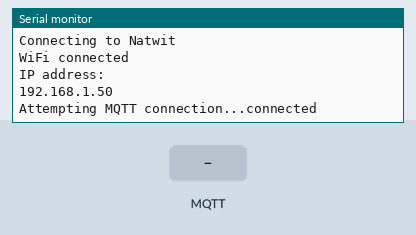
Simulated run of this sketch. Board: Arduino Mega 2560, built with avr-gcc and run on an emulated ATmega2560. Parts: the last lines printed to the serial monitor. The inputs (shaded band) are chosen by the test bench. WiFi joins after 1.5 s; servers stay silent unless stated; no MQTT or app messages arrive unless stated.

Above: at 2.7 s.
2.8 s: MQTT message "1" arrives on the first subscribed topic
At 3.4 s:
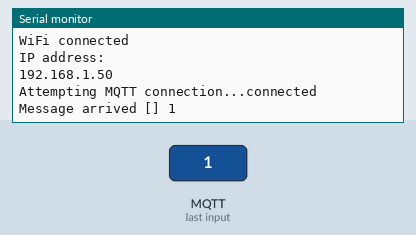
4.3 s: MQTT message "on" arrives on the first subscribed topic
At 5.5 s:
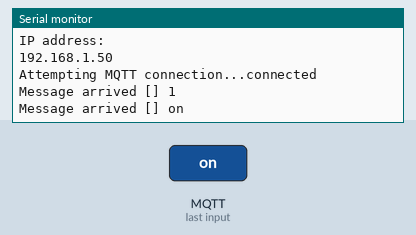
5.8 s: MQTT message "off" arrives on the first subscribed topic
At 6.9 s:
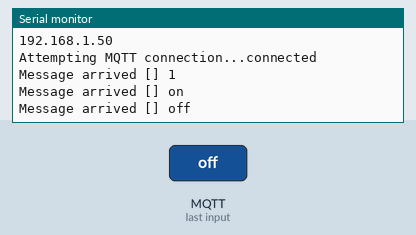

The sketch:

Server.ino
```cpp
/*
 Basic ESP8266 MQTT example

 This sketch demonstrates the capabilities of the pubsub library in combination
 with the ESP8266 board/library.

 It connects to an MQTT server then:
  - publishes "hello world" to the topic "outTopic" every two seconds
  - subscribes to the topic "inTopic", printing out any messages
    it receives. NB - it assumes the received payloads are strings not binary
  - If the first character of the topic "inTopic" is an 1, switch ON the ESP Led,
    else switch it off

 It will reconnect to the server if the connection is lost using a blocking
 reconnect function. See the 'mqtt_reconnect_nonblocking' example for how to
 achieve the same result without blocking the main loop.

 To install the ESP8266 board, (using Arduino 1.6.4+):
  - Add the following 3rd party board manager under "File -> Preferences -> Additional Boards Manager URLs":
       http://arduino.esp8266.com/stable/package_esp8266com_index.json
  - Open the "Tools -> Board -> Board Manager" and click install for the ESP8266"
  - Select your ESP8266 in "Tools -> Board"

*/


#include "WiFiEsp.h"
#include <PubSubClient.h>

// Emulate Serial1 on pins 6/7 if not present
#ifndef HAVE_HWSERIAL1
#include "SoftwareSerial.h"
SoftwareSerial Serial1(10, 11); // RX, TX
#endif
int i = 0;
// Update these with values suitable for your network.
       // your network password
int status = WL_IDLE_STATUS;     // the Wifi radio's status
char ssid[] = "Natwit";
char password[] = "jajajan2";

const char* mqtt_server = "192.168.43.204";

WiFiEspClient espClient;
PubSubClient client(espClient);
unsigned int lastclientloop;
int index= 0;
long lastMsg = 0;
char msg[50];
int value = 0;

void setup() {


  Serial.begin(9600);

  Serial1.begin(9600);
  // initialize ESP module
  WiFi.init(&Serial1);


  setup_wifi();
  client.setServer(mqtt_server, 1883);
  client.setCallback(callback);
  lastclientloop = millis();
}

void setup_wifi() {
  delay(10);
  // We start by connecting to a WiFi network
  Serial.println();
  Serial.print("Connecting to ");


  Serial.println(ssid);

  WiFi.begin(ssid, password);

  while (WiFi.status() != WL_CONNECTED) {
    delay(500);
    Serial.print(".");
  }

  Serial.println("");
  Serial.println("WiFi connected");
  Serial.println("IP address: ");
  Serial.println(WiFi.localIP());
}

void callback(char* topic, byte* payload, unsigned int length) {
  Serial.print("Message arrived [");
//  Serial.print(topic);
  Serial.print("] ");
  for (int i = 0; i < length; i++) {
    Serial.print((char)payload[i]);
  }
  Serial.println();
//
//  // Switch on the LED if an 1 was received as first character
//  if ((char)payload[0] == '1') {
//
//    toPython();
//    delay(170);
//    // Turn the LED on (Note that LOW is the voltage level
//    // but actually the LED is on; this is because
//    // it is acive low on the ESP-01)
//  } else {
//    digitalWrite(statusLed, LOW);  // Turn the LED off by making the voltage HIGH
//  }

}

void reconnect() {
  // Loop until we're reconnected
  while (!client.connected()) {
    Serial.print("Attempting MQTT connection...");
    // Attempt to connect
    if (client.connect("ESP8266Client")) {
      Serial.println("connected");
      // Once connected, publish an announcement...
      client.publish("outTopic", "hello world");
      // ... and resubscribe
      client.subscribe("inTopic");
    } else {
      Serial.print("failed, rc=");
      Serial.print(client.state());
      Serial.println(" try again in 5 seconds");
      // Wait 5 seconds before retrying
      delay(5000);
    }
  }
}
void loop() {


  if (!client.connected()) {
    reconnect();
  }
  client.loop();

  long now = millis();
  if (now - lastMsg >700) {
    lastMsg = now;
    ++value;

//    snprintf (msg, 75, "1hello world #%ld", value);
//    Serial.print("Publish message: ");
//    Serial.println(msg);
//    client.publish("outTopic", msg);
//    client.publish("inTopic", "12");


  }
}
```

Measured:
- after the input at 2.8 s, the serial monitor: prints a new line at once (image 1)
- after the input at 4.3 s, the serial monitor: prints a new line at once (image 2)
- after the input at 5.8 s, the serial monitor: prints a new line at once (image 3)
